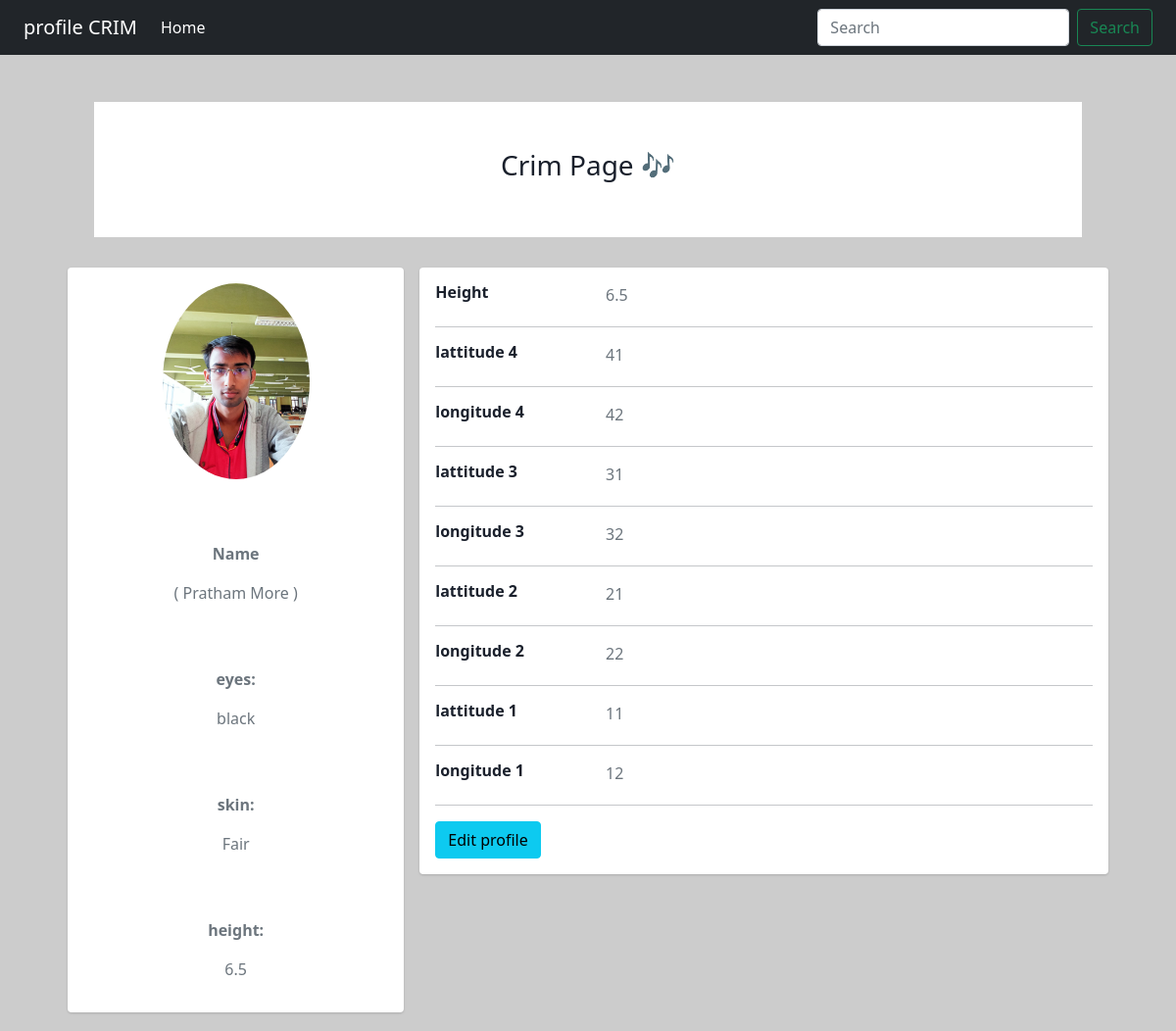
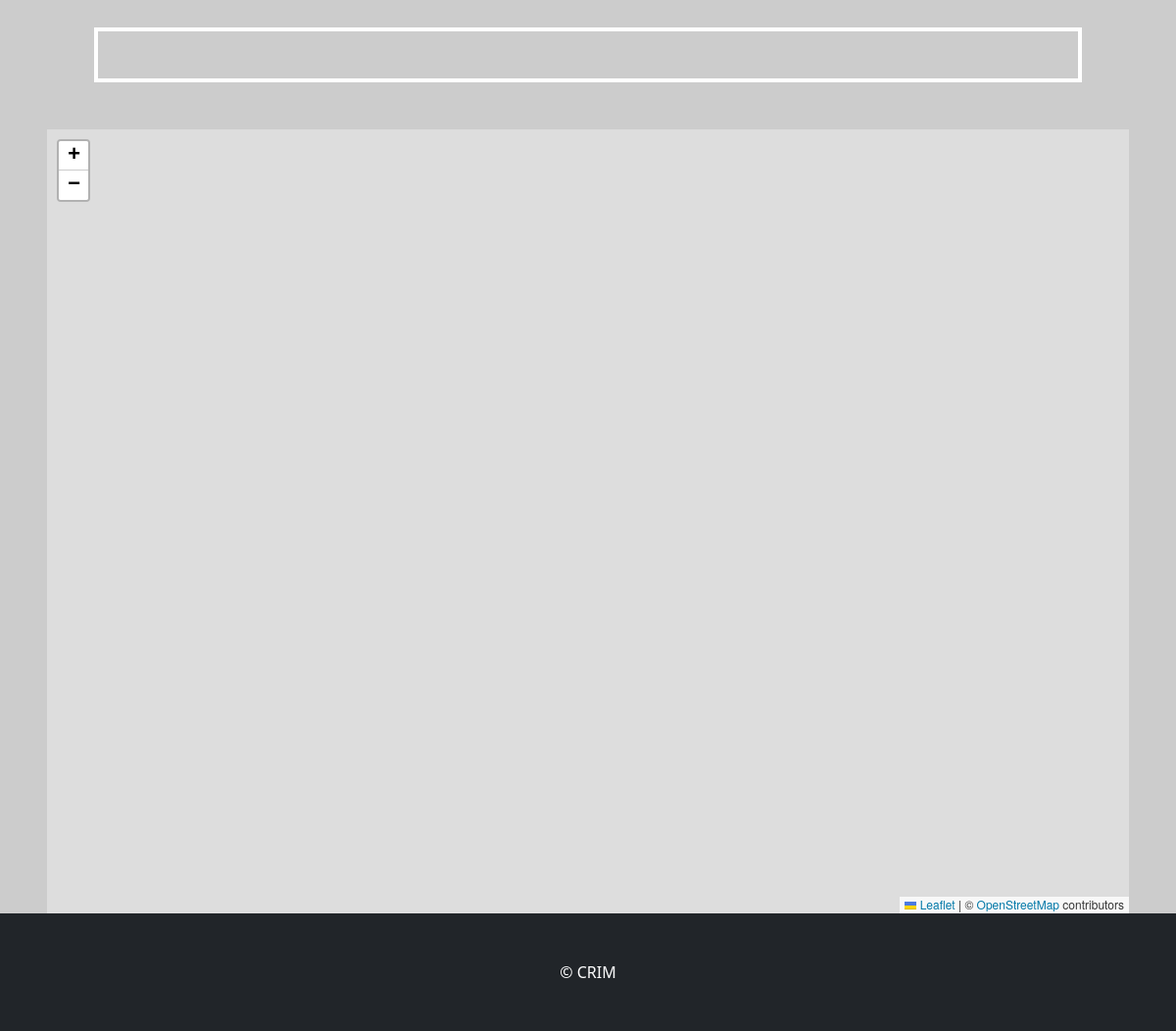
The app's page /show/pratham/ with its own data (2 pictures, top to bottom).
### CRapp/models.py (models this page shows, shortened)
class crimModel(models.Model):
    crims_id=models.CharField(max_length=50,primary_key=True)
    name=models.CharField(max_length=50)
    height = models.FloatField(null=True, blank=True)
    eyes=models.CharField(max_length=20)
    skin=models.CharField(max_length=20)
    lat1=models.CharField(max_length=20)
    longt1=models.CharField(max_length=20)
    lat2=models.CharField(max_length=20)
    longt2=models.CharField(max_length=20)
    lat3=models.CharField(max_length=20)
    longt3=models.CharField(max_length=20)
    lat4=models.CharField(max_length=20)
    longt4=models.CharField(max_length=20)
    refer = models.ImageField(upload_to ='media/')

### CRapp/views.py (the view)
# urls.py: path('show/<id>/',views.showdata,name="showdata"),
def showdata(request,id):
    crim_data = crimModel.objects.get(crims_id=id)
    sp = {
        "stu": crim_data
    }
    return render(request, 'profile_crim.html', sp)

### templates/profile_crim.html (shortened to what this page needs)
<!DOCTYPE html>
<html lang="en">
<head>
     <link href="https://cdn.jsdelivr.net/npm/bootstrap@5.2.3/dist/css/bootstrap.min.css" rel="stylesheet">
      <link href="https://cdn.jsdelivr.net/npm/bootstrap@5.0.0-beta1/dist/css/bootstrap.min.css" rel="stylesheet">
    <link href="https://cdn.jsdelivr.net/npm/bootstrap@5.0.1/dist/css/bootstrap.min.css" rel="stylesheet">
</head>
<body>
<nav class="navbar navbar-expand-lg navbar-dark bg-dark">
  <div class="container-fluid">
    <a class="navbar-brand" href="#">profile CRIM</a>
    <div class="collapse navbar-collapse" id="navbarSupportedContent">
      <ul class="navbar-nav me-auto mb-2 mb-lg-0">
        <li class="nav-item">
          <a class="nav-link active" aria-current="page" href="{% url 'home' %}">Home</a>
        </li>
      </ul>
      <form class="d-flex">
        <input class="form-control me-2" type="search" placeholder="Search" aria-label="Search">
        <button class="btn btn-outline-success" type="submit">Search</button>
      </form>
    </div>
  </div>
</nav>
<div class="container mt-5 mb-1" style="width:88%;">
<div class="jumbotron jumbotron-fluid pt-5 pb-5" style="background-color: white;">
  <div class="container">
    <h3 class="display-10"><center>Crim Page 🎶</center></h3>
  </div>
</div>
</div>
<div class="container mt-3">
    <div class="main-body">
          <div class="row gutters-sm">
            <div class="col-md-4 mb-3">
              <div class="card">
                <div class="card-body">
                  <div class="d-flex flex-column align-items-center text-center">
                    <img src="{{ stu.refer.url }}" alt="Admin" class="rounded-circle" width="150">
                    <div class="mt-3">
                    <br><br>
                     <p class="text-muted font-size-sm"><b>Name</b></p>
                      <p class="text-muted font-size-sm">( {{ stu.name }} )</p>
                      <br><br>
                      <p class="text-muted font-size-sm"><b>eyes:</b></p>
                      <p class="text-muted font-size-sm"> {{ stu.eyes }}</p>
                      <br><br>
                      <p class="text-muted font-size-sm"><b>skin:</b></p>
                      <p class="text-muted font-size-sm">{{ stu.skin }}</p>
                      <br><br>
                       <p class="text-muted font-size-sm"><b>height:</b></p>
                      <p class="text-muted font-size-sm">{{ stu.height }}</p>
                    </div>
                  </div>
                </div>
              </div>
            </div>
            <div class="col-md-8">
              <div class="card mb-3">
                <div class="card-body">
                 <div class="row">
                    <div class="col-sm-3">
                      <h6 class="mb-0"><b>Height</b></h6>
                    </div>
                    <div class="col-sm-9 text-secondary">
                      <p class="text-secondary mb-1">{{ stu.height }}</p>
                    </div>
                  </div>
                  <hr>
                  <div class="row">
                    <div class="col-sm-3">
                      <h6 class="mb-0"><b>lattitude 4</b></h6>
                    </div>
                    <div class="col-sm-9 text-secondary">
                      <p class="text-secondary mb-1" id="lat4">{{ stu.lat4}}</p>
                    </div>
                  </div>
                  <hr>
                  <div class="row">
                    <div class="col-sm-3">
                      <h6 class="mb-0"><b>longitude 4</b></h6>
                    </div>
                    <div class="col-sm-9 text-secondary">
                      <p class="text-secondary mb-1" id="longt4">{{ stu.longt4 }}</p>
                    </div>
                  </div>
                  <hr>
                   <div class="row">
                    <div class="col-sm-3">
                      <h6 class="mb-0"><b>lattitude 3</b></h6>
                    </div>
                    <div class="col-sm-9 text-secondary">
                      <p class="text-secondary mb-1" id="lat3">{{ stu.lat3}}</p>
                    </div>
                  </div>
                  <hr>
                  <div class="row">
                    <div class="col-sm-3">
                      <h6 class="mb-0"><b>longitude 3</b></h6>
                    </div>
                    <div class="col-sm-9 text-secondary">
                      <p class="text-secondary mb-1" id="longt3">{{ stu.longt3 }}</p>
                    </div>
                  </div>
                  <hr>
                   <div class="row">
                    <div class="col-sm-3">
                      <h6 class="mb-0"><b>lattitude 2</b></h6>
                    </div>
                    <div class="col-sm-9 text-secondary">
                      <p class="text-secondary mb-1" id="lat2">{{ stu.lat2 }}</p>
                    </div>
                  </div>
                  <hr>
                  <div class="row">
                    <div class="col-sm-3">
                      <h6 class="mb-0"><b>longitude 2</b></h6>
                    </div>
                    <div class="col-sm-9 text-secondary">
                      <p class="text-secondary mb-1" id="longt2">{{ stu.longt2 }}</p>
                    </div>
                  </div>
                  <hr>
                   <div class="row">
                    <div class="col-sm-3">
                      <h6 class="mb-0"><b>lattitude 1</b></h6>
                    </div>
                    <div class="col-sm-9 text-secondary">
                      <p class="text-secondary mb-1" id="lat1">{{ stu.lat1 }}</p>
                    </div>
                  </div>
                  <hr>
                  <div class="row">
                    <div class="col-sm-3">
                      <h6 class="mb-0"><b>longitude 1</b></h6>
                    </div>
                    <div class="col-sm-9 text-secondary">
                      <p class="text-secondary mb-1" id="longt1">{{ stu.longt1 }}</p>
                    </div>
                  </div>
                  <hr>
                  <div class="row">
                    <div class="col-sm-12">
                      <a class="btn btn-info">Edit profile</a>
                    </div>
                  </div>
                </div>
              </div>
              <div class="row gutters-sm">
              </div>
            </div>
          </div>
        </div>
    </div>
   <center>
    <div class="main1 mb-5" style="border:4px solid white;width:84%;">
    </div>
    <div id="map" class="vh-100 max-vw-100 ms-5 me-5 my-auto" >
  </div>
    </center>
<link
      rel="stylesheet"
      href="https://unpkg.com/leaflet@1.9.3/dist/leaflet.css"
    />
<footer class="py-5 bg-dark">
<div class="container">
  <p class="m-0 text-center text-white"> &copy; CRIM</p>
</div>
</footer>
</body>
</html>

### templates/profile_crim.html (style rules this page uses)
body { color: #1a202c; text-align: left; background-color: #cccccc }
.main-body { padding: 15px; }
.card { box-shadow: 0 1px 3px 0 rgba(0,0,0,.1), 0 1px 2px 0 rgba(0,0,0,.06); }
.card { position: relative; display: flex; flex-direction: column; min-width: 0; word-wrap: break-word; background-color: #fff; background-clip: border-box; border: 0 solid rgba(0,0,0,.125); border-radius: .25rem; }
.card-body { flex: 1 1 auto; min-height: 1px; padding: 1rem; }
.gutters-sm { margin-right: -8px; margin-left: -8px; }
.gutters-sm>.col, .gutters-sm>[class*=col-] { padding-right: 8px; padding-left: 8px; }
.mb-3, .my-3 { margin-bottom: 1rem!important; }

### records on screen
crimModel: refer (picture), name "Pratham More", eyes "black", skin "Fair", height "6.5", lat4 "41", longt4 "42", lat3 "31", longt3 "32", lat2 "21", longt2 "22", lat1 "11", longt1 "12"
